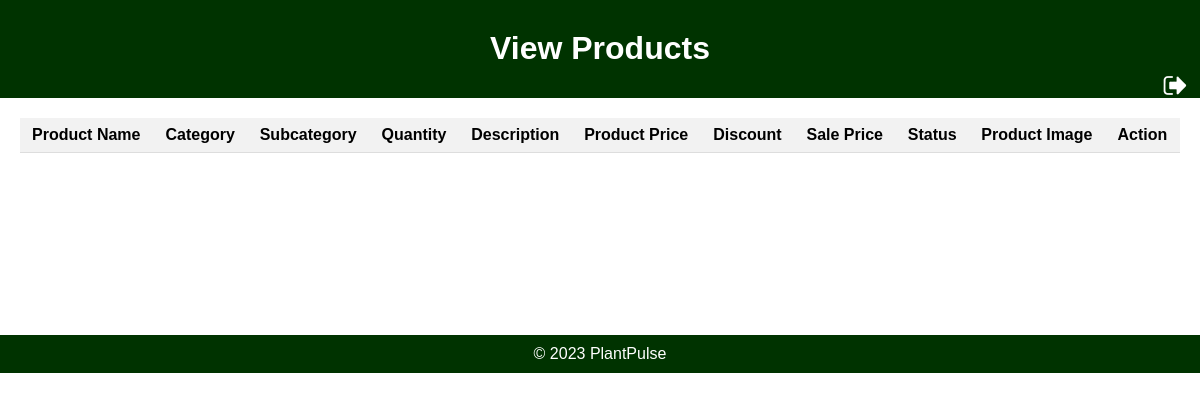
The page /viewproduct/ on the database as committed earlier.
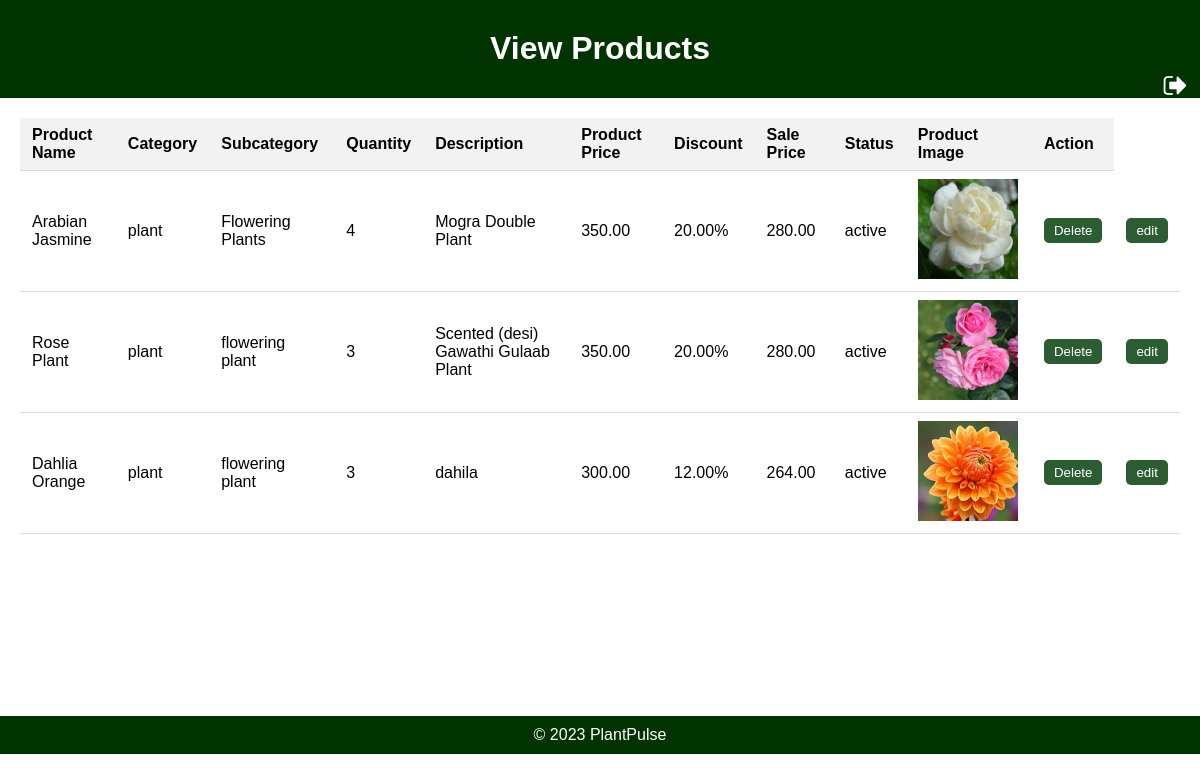
The same page on the database as committed later.
### appplant/models.py (models this page shows, shortened)
class Product(models.Model):
    product_id = models.AutoField(primary_key=True)
    product_name = models.CharField(max_length=255)
    category = models.CharField(max_length=100)
    subcategory = models.CharField(max_length=100)
    quantity = models.PositiveIntegerField()
    description = models.TextField()
    price = models.DecimalField(max_digits=10, decimal_places=2)
    discount = models.DecimalField(max_digits=5, decimal_places=2, default= 0.0)
    sale_price = models.DecimalField(max_digits=10, decimal_places=2, editable=False)
    status = models.CharField(max_length=20, choices=(("active", "Active"), ("inactive", "Inactive")))
    product_image = models.ImageField(upload_to='product_images/')

### appplant/views.py (the view)
# urls.py: path('viewproduct/',views.view_product,name="viewproduct"),
def view_product(request):
    products = Product.objects.all()  # Modify this to fetch the products
    return render(request, 'viewproduct.html', {'products': products})

### templates/viewproduct.html (shortened to what this page needs)
{% load static %}
<!DOCTYPE html>
<html lang="en">
<head>
</head>
<body>
    <div class="header">
        <h1><center>View Products</center></h1>
        <a href="{% url 'adminpanel' %}"><img src="{% static 'images/log4.png' %}" alt="Cart" class="Cart-icon" style="margin-right: 10px;"></a>
    </div>
    <div class="container">
        <table>
            <tr>
                <th>Product Name</th>
                <th>Category</th>
                <th>Subcategory</th>
                <th>Quantity</th>
                <th>Description</th>
                <th>Product Price</th>
                <th>Discount</th>
                <th>Sale Price</th>
                <th>Status</th>
                <th>Product Image</th>
                <th>Action</th>
            </tr>
            {% for product in products %}
            <tr>
                <td>{{ product.product_name }}</td>
                <td>{{ product.category }}</td>
                <td>{{ product.subcategory }}</td>
                <td>{{ product.quantity }}</td>
                <td>{{ product.description }}</td>
                <td>{{ product.price }}</td>
                <td>{{ product.discount }}%</td>
                <td>{{ product.sale_price }}</td>
                <td>{{ product.status }}</td>
                <td>
                    {% if product.product_image %}
                        <img src="{{ product.product_image.url }}" alt="{{ product.product_name }}" width="100">
                    {% else %}
                        No image available
                    {% endif %}
                </td>
                <td>
                <form action="{% url 'delete_product' product.product_id %}" method="post">
                        <button type="submit" class="delete-button">Delete</button>
                       </form>
                </td>
                <td>
                    <form action="{% url 'edit_product' product.product_id %}" method="post">
                        <button type="submit" class="delete-button">edit</button>
                </form>
                </td>
            </tr>
            {% endfor %}
        </table>
    </div>
<br><br><br><br><br><br><br><br><br>
    <div class="footer">
        &copy; 2023 PlantPulse
    </div>
</body>
</html>

Rows that differ between the two databases and show on the page:
added Product: product_name "Arabian Jasmine", category "plant", subcategory "Flowering Plants", quantity "4", description "Mogra Double Plant", price "350.00", discount "20.00", sale_price "280.00", status "active", product_image (picture)
added Product: product_name "Rose Plant", category "plant", subcategory "flowering plant", quantity "3", description "Scented (desi) Gawathi Gulaab Plant", price "350.00", discount "20.00", sale_price "280.00", status "active", product_image (picture)
added Product: product_name "Dahlia Orange", category "plant", subcategory "flowering plant", quantity "3", description "dahila", price "300.00", discount "12.00", sale_price "264.00", status "active", product_image (picture)
